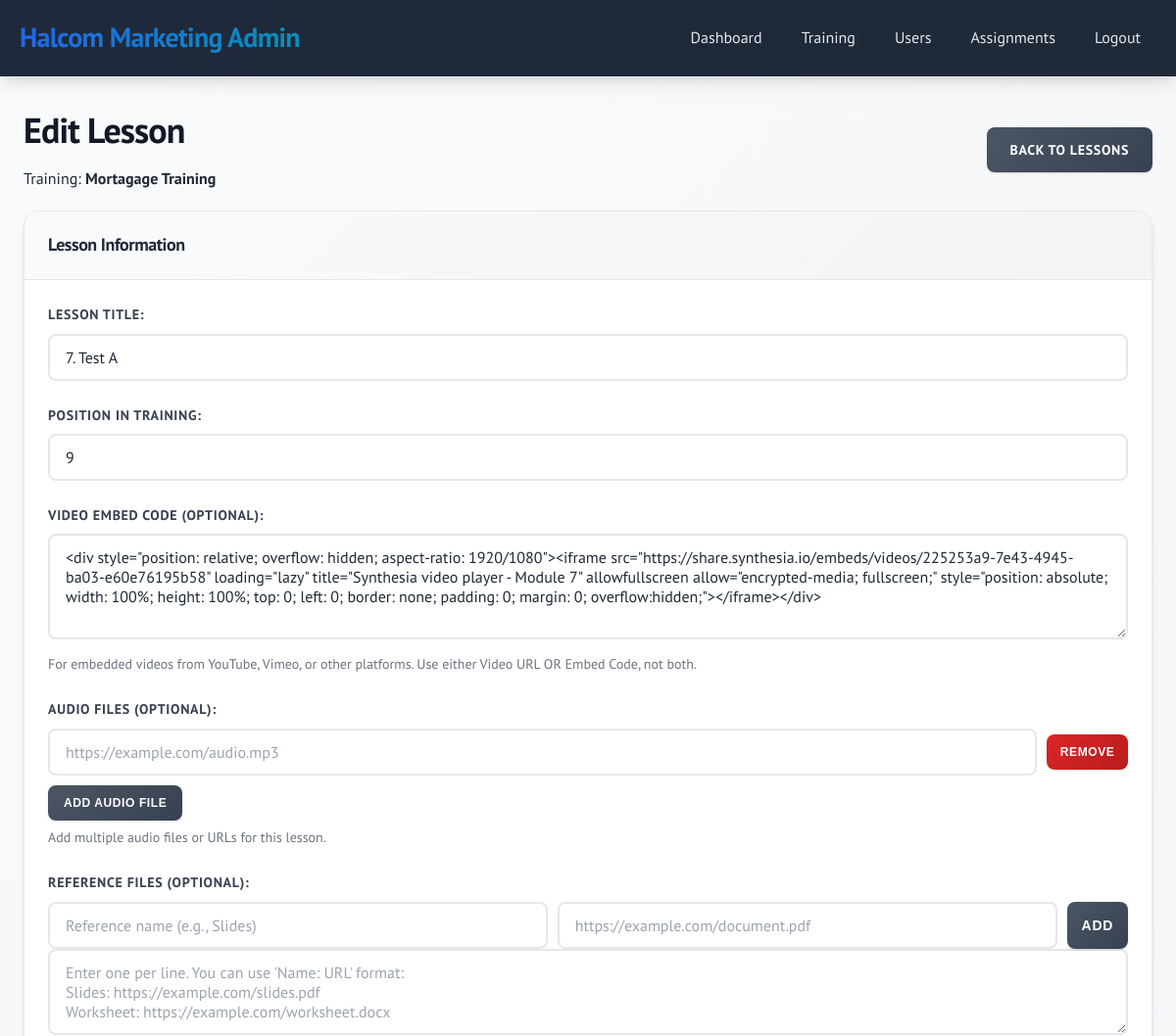
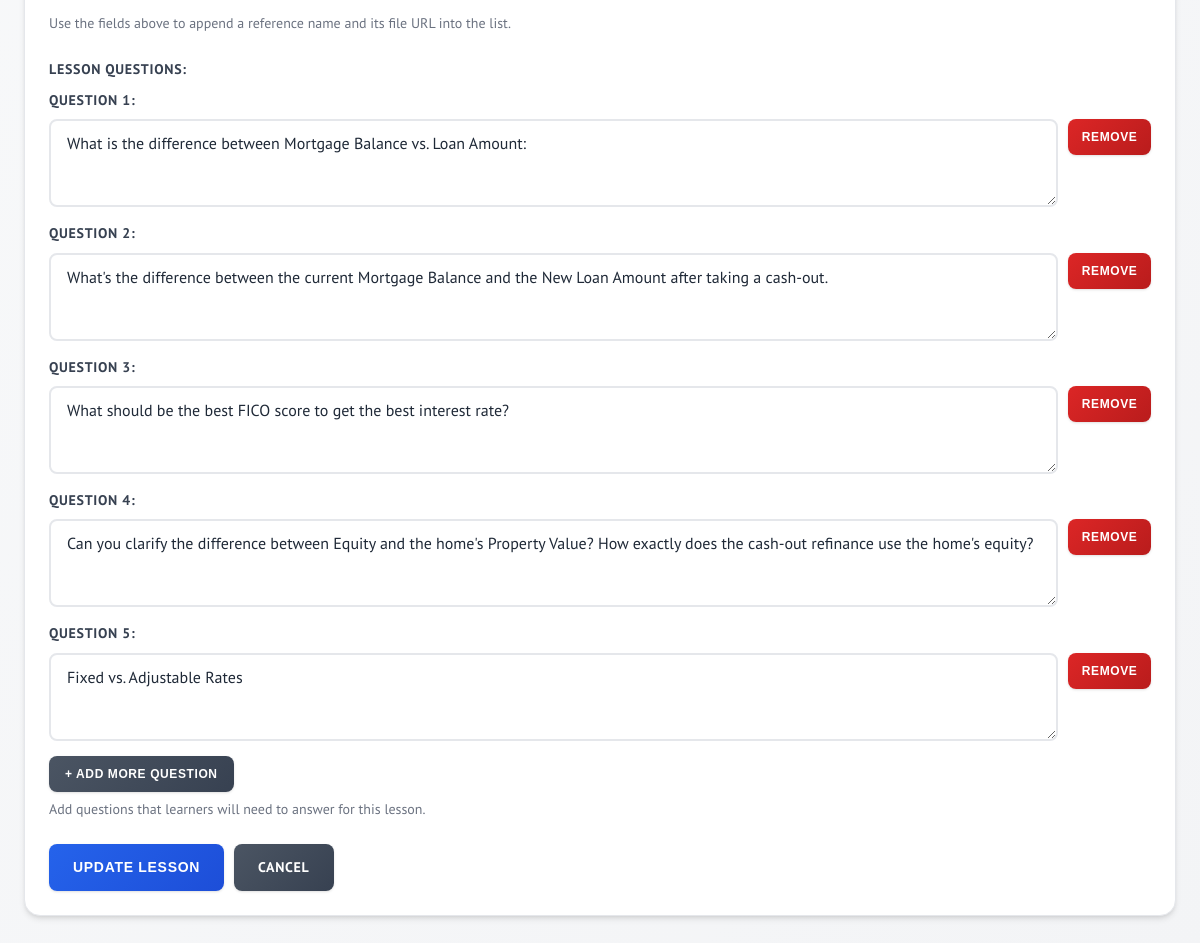
/admin/lesson_form.php?id=14 (signed in), run on the app's committed database (2 pictures, top to bottom).
### tables this page shows
CREATE TABLE `courses` (
  `id` int(11) NOT NULL AUTO_INCREMENT,
  `title` varchar(200) NOT NULL,
  `description` text DEFAULT NULL,
  `created_by` int(11) NOT NULL,
  `created_at` timestamp NOT NULL DEFAULT current_timestamp(),
  PRIMARY KEY (`id`),
  KEY `created_by` (`created_by`),
  CONSTRAINT `courses_ibfk_1` FOREIGN KEY (`created_by`) REFERENCES `users` (`id`) ON DELETE CASCADE
);

CREATE TABLE `lessons` (
  `id` int(11) NOT NULL AUTO_INCREMENT,
  `course_id` int(11) NOT NULL,
  `title` varchar(200) NOT NULL,
  `content` text DEFAULT NULL,
  `video_url` varchar(500) DEFAULT NULL,
  `embed_code` text DEFAULT NULL,
  `audio_url` varchar(500) DEFAULT NULL,
  `reference_files` text DEFAULT NULL,
  `position` int(11) NOT NULL DEFAULT 1,
  `created_at` timestamp NOT NULL DEFAULT current_timestamp(),
  PRIMARY KEY (`id`),
  KEY `course_id` (`course_id`),
  CONSTRAINT `lessons_ibfk_1` FOREIGN KEY (`course_id`) REFERENCES `courses` (`id`) ON DELETE CASCADE
);

CREATE TABLE `lesson_questions` (
  `id` int(11) NOT NULL AUTO_INCREMENT,
  `lesson_id` int(11) NOT NULL,
  `question_text` text NOT NULL,
  `position` int(11) NOT NULL DEFAULT 1,
  `created_at` timestamp NOT NULL DEFAULT current_timestamp(),
  PRIMARY KEY (`id`),
  KEY `lesson_id` (`lesson_id`),
  CONSTRAINT `lesson_questions_ibfk_1` FOREIGN KEY (`lesson_id`) REFERENCES `lessons` (`id`) ON DELETE CASCADE
);

### admin/lesson_form.php (the view, shortened to what this page needs)
<?php
$pdo = getDBConnection();
$lesson = null;
$is_edit = false;
$course_id = $_GET['course_id'] ?? null;
if (isset($_GET['id']) && is_numeric($_GET['id'])) {
    $is_edit = true;
    $stmt = $pdo->prepare("SELECT * FROM lessons WHERE id = ?");
    $stmt->execute([$_GET['id']]);
    $lesson = $stmt->fetch();
    $course_id = $lesson['course_id'];
} elseif (!$course_id || !is_numeric($course_id)) {
    redirect('trainings.php');
}
$stmt = $pdo->prepare("SELECT * FROM courses WHERE id = ?");
$stmt->execute([$course_id]);
$Training = $stmt->fetch();
if (!$is_edit) {
    $stmt = $pdo->prepare("SELECT MAX(position) as max_pos FROM lessons WHERE course_id = ?");
    $stmt->execute([$course_id]);
    $result = $stmt->fetch();
    $next_position = ($result['max_pos'] ?? 0) + 1;
} else {
    $next_position = $lesson['position'];
}
$existing_questions = [];
if ($is_edit) {
    $stmt = $pdo->prepare("SELECT * FROM lesson_questions WHERE lesson_id = ? ORDER BY position ASC");
    $stmt->execute([$lesson['id']]);
    $existing_questions = $stmt->fetchAll();
}
?>
<!DOCTYPE html>
<html lang="en">
<head>
    <link rel="stylesheet" href="../assets/css/style.css">
</head>
<body>
    <div class="header">
        <div class="header-content">
            <div class="logo">Halcom Marketing Admin</div>
            <div class="nav">
                <a href="dashboard.php">Dashboard</a>
                <a href="trainings.php">Training</a>
                <a href="users.php">Users</a>
                <a href="training_assignments.php">Assignments</a>
                <a href="../auth/logout.php">Logout</a>
            </div>
        </div>
    </div>
    <div class="container">
        <div class="d-flex justify-between align-center mb-20">
            <div>
                <h1><?php echo $is_edit ? 'Edit Lesson' : 'Add New Lesson'; ?></h1>
                <p>Training: <strong><?php echo htmlspecialchars($Training['title']); ?></strong></p>
            </div>
            <a href="lessons.php?course_id=<?php echo $course_id; ?>" class="btn btn-secondary">Back to Lessons</a>
        </div>
        <div class="card">
            <div class="card-header">
                Lesson Information
            </div>
            <div class="card-body">
                <form method="POST">
                    <div class="form-group">
                        <label for="title">Lesson Title:</label>
                        <input type="text" id="title" name="title" required
                               value="<?php echo $lesson ? htmlspecialchars($lesson['title']) : ''; ?>">
                    </div>
                    <div class="form-group">
                        <label for="position">Position in Training:</label>
                        <input type="number" id="position" name="position" required min="1"
                               value="<?php echo $lesson ? $lesson['position'] : $next_position; ?>">
                    </div>
                    <div class="form-group">
                        <label for="embed_code">Video Embed Code (optional):</label>
                        <textarea id="embed_code" name="embed_code" rows="4"
                                  placeholder="Paste embed code from YouTube, Vimeo, or other video platforms:&#10;&lt;iframe src=&quot;https://www.youtube.com/embed/VIDEO_ID&quot; width=&quot;560&quot; height=&quot;315&quot; frameborder=&quot;0&quot; allowfullscreen&gt;&lt;/iframe&gt;"><?php echo $lesson ? $lesson['embed_code'] : ''; ?></textarea>
                        <small>For embedded videos from YouTube, Vimeo, or other platforms. Use either Video URL OR Embed Code, not both.</small>
                    </div>
                    <div class="form-group">
                        <label for="audio_files">Audio Files (optional):</label>
                        <div id="audio-files-container">
                            <?php
                            $existing_audio = [];
                            if (!empty($existing_audio)) {
                                foreach ($existing_audio as $index => $audio_url) {
                                    echo '<div class="audio-file-input" style="display: flex; gap: 10px; margin-bottom: 10px; align-items: center;">
                                            <input type="url" name="audio_url[]" value="' . htmlspecialchars($audio_url) . '"
                                                   placeholder="https://example.com/audio.mp3" class="flex-1">
                                            <button type="button" class="btn btn-sm btn-danger remove-audio" onclick="removeAudioFile(this)">Remove</button>
                                          </div>';
                                }
                            } else {
                                echo '<div class="audio-file-input" style="display: flex; gap: 10px; margin-bottom: 10px; align-items: center;">
                                        <input type="url" name="audio_url[]" placeholder="https://example.com/audio.mp3" class="flex-1">
                                        <button type="button" class="btn btn-sm btn-danger remove-audio" onclick="removeAudioFile(this)">Remove</button>
                                      </div>';
                            }
                            ?>
                        </div>
                        <button type="button" class="btn btn-sm btn-secondary" onclick="addAudioFile()">Add Audio File</button>
                        <small>Add multiple audio files or URLs for this lesson.</small>
                    </div>
                    <div class="form-group">
                        <label for="reference_files">Reference Files (optional):</label>
                        <div class="d-flex gap-10 mb-10">
                            <input type="text" id="ref_name" placeholder="Reference name (e.g., Slides)">
                            <input type="url" id="ref_url" placeholder="https://example.com/document.pdf">
                            <button type="button" class="btn btn-secondary" id="add_ref_btn">Add</button>
                        </div>
                        <textarea id="reference_files" name="reference_files" rows="3"
                                  placeholder="Enter one per line. You can use 'Name: URL' format:&#10;Slides: https://example.com/slides.pdf&#10;Worksheet: https://example.com/worksheet.docx"><?php echo $lesson ? htmlspecialchars($lesson['reference_files']) : ''; ?></textarea>
                        <small>Use the fields above to append a reference name and its file URL into the list.</small>
                    </div>
                    <div class="form-group">
                        <label>Lesson Questions:</label>
                        <div id="questions-container">
                            <?php
                            if (!empty($existing_questions)) {
                                foreach ($existing_questions as $index => $question) {
                                    $question_num = $index + 1;
                                    echo '<div class="question-input-group" style="margin-bottom: 15px;">
                                            <label>Question ' . $question_num . ':</label>
                                            <div style="display: flex; gap: 10px; align-items: start;">
                                                <textarea name="questions[]" rows="3" class="flex-1" placeholder="Enter your question here...">' . htmlspecialchars($question['question_text']) . '</textarea>
                                                <button type="button" class="btn btn-sm btn-danger remove-question" onclick="removeQuestion(this)">Remove</button>
                                            </div>
                                          </div>';
                                }
                            }
                            ?>
                        </div>
                        <button type="button" class="btn btn-sm btn-secondary" onclick="addQuestion()">+ Add More Question</button>
                        <small>Add questions that learners will need to answer for this lesson.</small>
                    </div>
                    <div class="d-flex gap-10">
                        <button type="submit" class="btn btn-primary">
                            <?php echo $is_edit ? 'Update Lesson' : 'Create Lesson'; ?>
                        </button>
                        <a href="lessons.php?course_id=<?php echo $course_id; ?>" class="btn btn-secondary">Cancel</a>
                    </div>
                </form>
            </div>
        </div>
    </div>
</body>
</html>

### data on the page
courses: title "Mortagage Training"
lessons: title "7. Test A", position "9", embed_code "<div style=\"position: relative; overflow: hidden; aspect-ratio: 1920/1080\"><iframe src=\"https://share.synthesia.io/embeds/videos/225253a9-7e43-4945-ba03-e60e76195b58\" loading=\"lazy\" title=\"Synthesia video player - Module 7\" allowfullscreen allow=\"encrypted-media; fullscreen;\" style=\"position: absolute; width: 100%; height: 100%; top: 0; left: 0; border: none; padding: 0; margin: 0; overflow:hidden;\"></iframe></div>"
lesson_questions: question_num "1", question_text "What is the difference between Mortgage Balance vs. Loan Amount:"
lesson_questions: question_num "2", question_text "What's the difference between the current Mortgage Balance and the New Loan Amount after taking a cash-out."
lesson_questions: question_num "3", question_text "What should be the best FICO score to get the best interest rate?"
lesson_questions: question_num "4", question_text "Can you clarify the difference between Equity and the home's Property Value? How exactly does the cash-out refinance use the home's equity?"
lesson_questions: question_num "5", question_text "Fixed vs. Adjustable Rates"
